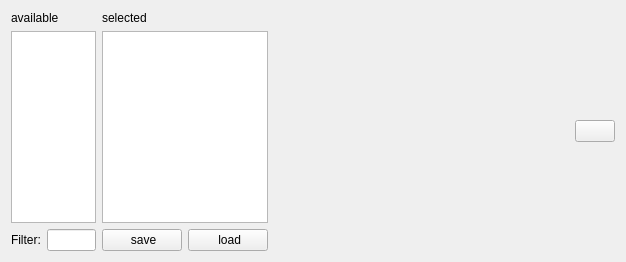
          <widget class="QWidget" name="tab">
           <attribute name="title">
            <string>stations</string>
           </attribute>
           <layout class="QHBoxLayout" name="horizontalLayout_75" stretch="1,1,4">
            <item>
             <layout class="QVBoxLayout" name="verticalLayout_3">
              <item>
               <widget class="QLabel" name="label_3">
                <property name="text">
                 <string>available</string>
                </property>
               </widget>
              </item>
              <item>
               <widget class="QTreeView" name="treeView_allAvailabeStations">
                <property name="mouseTracking">
                 <bool>true</bool>
                </property>
                <property name="toolTip">
                 <string>List of all available stations
Click on station to select it</string>
                </property>
                <property name="statusTip">
                 <string>available stations</string>
                </property>
                <property name="editTriggers">
                 <set>QAbstractItemView::NoEditTriggers</set>
                </property>
                <property name="dragEnabled">
                 <bool>false</bool>
                </property>
                <property name="alternatingRowColors">
                 <bool>true</bool>
                </property>
               </widget>
              </item>
              <item>
               <layout class="QHBoxLayout" name="horizontalLayout_2">
                <item>
                 <widget class="QLabel" name="label_4">
                  <property name="text">
                   <string>Filter:</string>
                  </property>
                 </widget>
                </item>
                <item>
                 <widget class="QLineEdit" name="lineEdit_allStationsFilter"/>
                </item>
               </layout>
              </item>
             </layout>
            </item>
            <item>
             <layout class="QVBoxLayout" name="verticalLayout_2">
              <item>
               <widget class="QLabel" name="label_network_selected">
                <property name="text">
                 <string>selected</string>
                </property>
               </widget>
              </item>
              <item>
               <widget class="QListView" name="listView_allSelectedStations">
                <property name="mouseTracking">
                 <bool>true</bool>
                </property>
                <property name="toolTip">
                 <string>List of all selected stations
Click on station to deselect it</string>
                </property>
                <property name="statusTip">
                 <string>selected stations</string>
                </property>
                <property name="editTriggers">
                 <set>QAbstractItemView::NoEditTriggers</set>
                </property>
                <property name="alternatingRowColors">
                 <bool>true</bool>
                </property>
               </widget>
              </item>
              <item>
               <layout class="QHBoxLayout" name="horizontalLayout_3">
                <item>
                 <widget class="QPushButton" name="pushButton_saveNetwork">
                  <property name="text">
                   <string> save</string>
                  </property>
                  <property name="icon">
                   <iconset resource="myresources.qrc">
                    <normaloff>:/icons/icons/document-export.png</normaloff>:/icons/icons/document-export.png</iconset>
                  </property>
                 </widget>
                </item>
                <item>
                 <widget class="QPushButton" name="pushButton_loadNetwork">
                  <property name="text">
                   <string> load</string>
                  </property>
                  <property name="icon">
                   <iconset resource="myresources.qrc">
                    <normaloff>:/icons/icons/folder-open-5.png</normaloff>:/icons/icons/folder-open-5.png</iconset>
                  </property>
                 </widget>
                </item>
               </layout>
              </item>
             </layout>
            </item>
            <item>
             <layout class="QVBoxLayout" name="verticalLayout_worldmap">
              <item>
               <layout class="QHBoxLayout" name="horizontalLayout_30">
                <item>
                 <spacer name="horizontalSpacer_18">
                  <property name="orientation">
                   <enum>Qt::Horizontal</enum>
                  </property>
                  <property name="sizeHint" stdset="0">
                   <size>
                    <width>40</width>
                    <height>20</height>
                   </size>
                  </property>
                 </spacer>
                </item>
                <item>
                 <widget class="QPushButton" name="pushButton_worldmapZoomFull">
                  <property name="toolTip">
                   <string>zoom all</string>
                  </property>
                  <property name="statusTip">
                   <string>zoom all</string>
                  </property>
                  <property name="text">
                   <string/>
                  </property>
                  <property name="icon">
                   <iconset resource="myresources.qrc">
                    <normaloff>:/icons/icons/zoom-fit-best-3.png</normaloff>:/icons/icons/zoom-fit-best-3.png</iconset>
                  </property>
                 </widget>
                </item>
               </layout>
              </item>
             </layout>
            </item>
           </layout>
          </widget>
